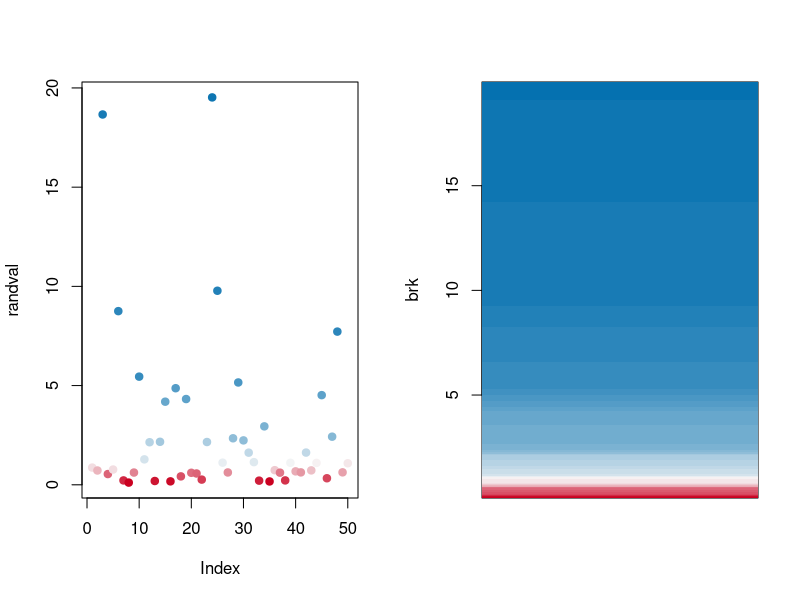

Source code (R):
quantColor <- function(x,col=c("#ca0020","#f7f7f7","#0571b0")){
  # x is a vector of values
  # col is a sequence of colors, optional
  Pal <- colorRampPalette(col)
  brk <- quantile(x, probs=seq(0,1,length.out=length(x)))
  Pal(length(x))[cut(x, breaks=brk, include.lowest=T)]
}

quantColorLegend <- function(x,col=c("#ca0020","#f7f7f7","#0571b0")){
  # x is a vector of values
  # col is a sequence of colors, optional
  Pal <- colorRampPalette(col)
  brk <- quantile(x, probs=seq(0,1,length.out=length(x)))
  colors <- Pal(length(x))[cut(x, breaks=brk, include.lowest=T)]
  image(1, brk, t(matrix(1:length(x))), col=Pal(length(x)), xaxt="n", xlab="")
}

randval <- exp(rnorm(50,0,1.2))
par(mfcol=c(1,2))
plot(randval,pch=19,col=quantColor(randval))
quantColorLegend(randval)